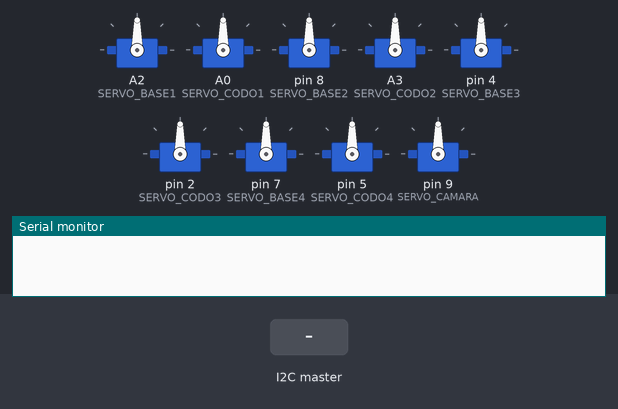
A sketch run on a simulated Arduino Uno, built with avr-gcc and run on an emulated ATmega328P. On the bench: 9 × servo, the last lines printed to the serial monitor. The inputs (shaded band) are chosen by the test bench.

Above: at 1.4 s.
1.5 s: the I2C master sends "w"
At 2.0 s:
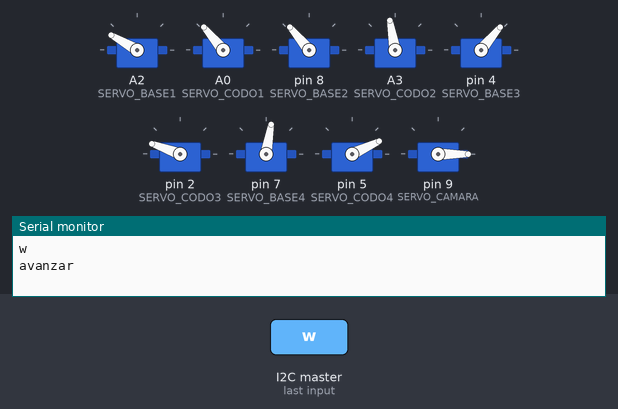
3.0 s: the I2C master sends "s"
At 4.2 s:
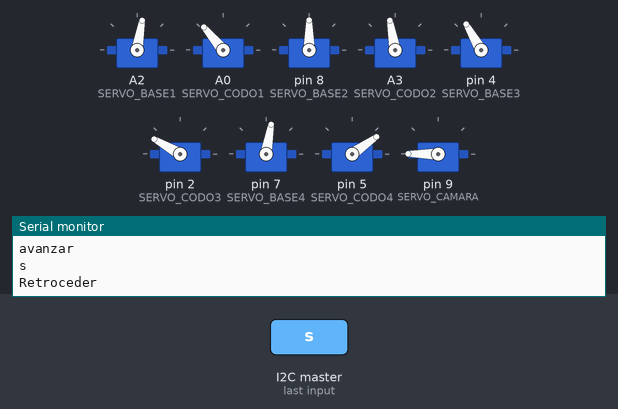
4.5 s: the I2C master sends "a"
At 5.4 s:
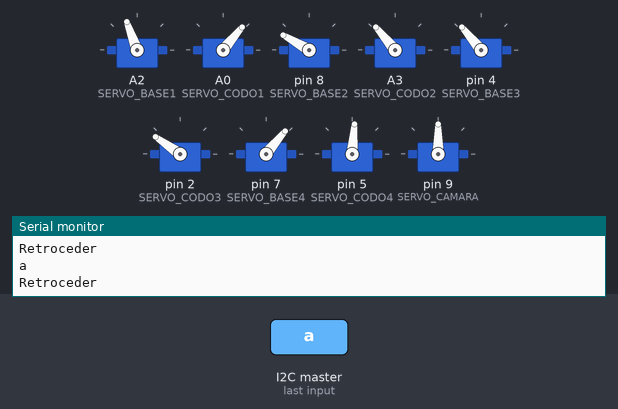
6.0 s: the I2C master sends "d"
At 6.6 s:
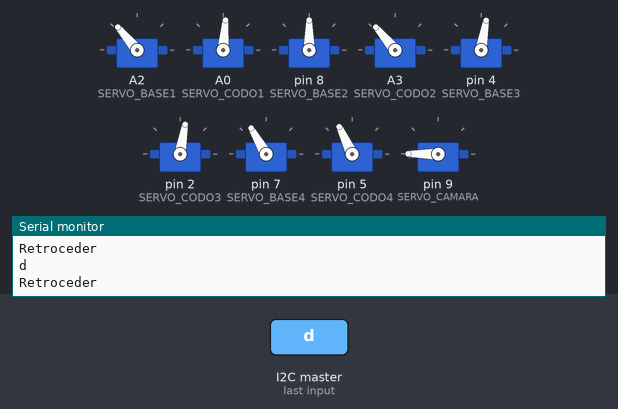
7.5 s: the I2C master sends "g"
At 8.7 s:
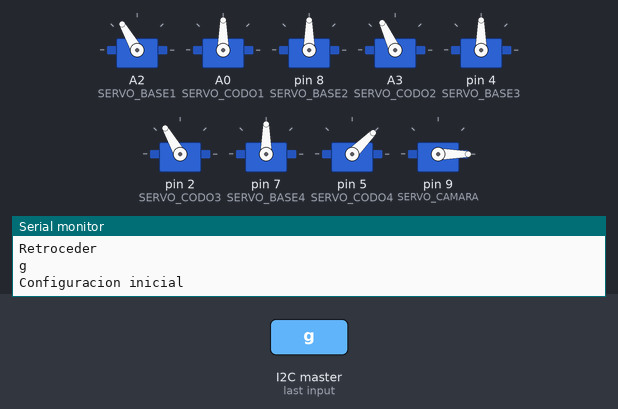
9.0 s: the I2C master sends "d"
At 10.1 s:
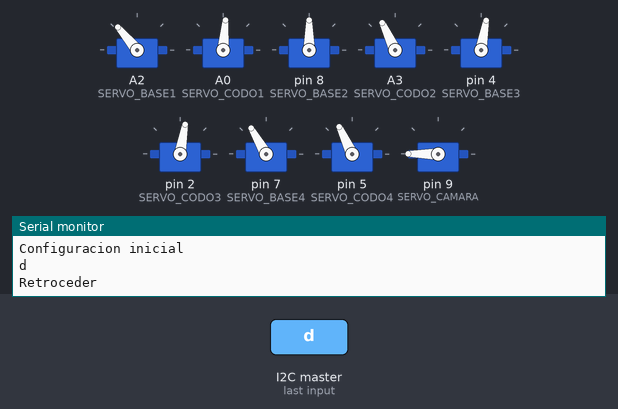
Timing chart, 0 to 11.5 s (numbered marks = the images above; inputs shaded):
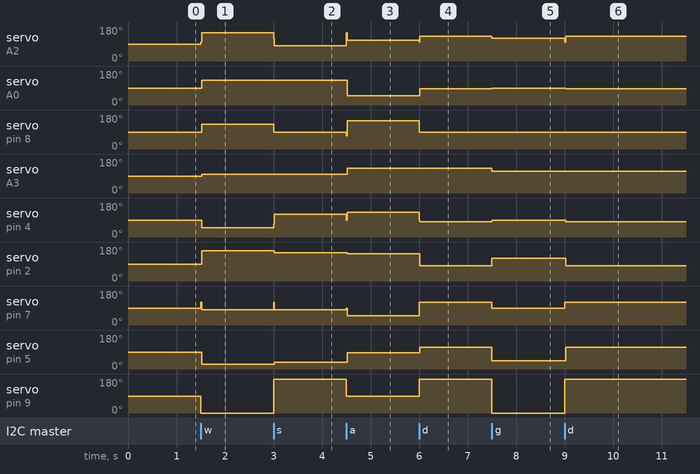

The sketch:

Arduino_Nano_Esclavo.ino
```cpp
#include <Wire.h> //libreria de conexion serial
#include <Servo.h> //libreria de control servomotores
 // Seteo de servomotores
Servo   servo1base;
Servo   servo1codo;

//Servo   servo2mano;
Servo   servo2base;
Servo   servo2codo;

//Servo   servo3mano;
Servo   servo3base;
Servo   servo3codo;

//Servo   servo4mano;
Servo   servo4base;
Servo   servo4codo;
Servo servocamara;

//pata 1
 // enlazado de control de servomotor con pin fisico
#define SERVO_CODO1             A0 //
#define SERVO_BASE1             A2 //
////pines pata 2
#define SERVO_CODO2             A3 //
#define SERVO_BASE2             8 //


////pines pata 3
#define SERVO_CODO3             2 //
#define SERVO_BASE3             4 //
//pata 4
#define SERVO_CODO4             5  //
#define SERVO_BASE4             7  //
//
#define SERVO_CAMARA            9
int tiempo = 200;
void setup()
 {

  Wire.begin(2); // Define direccion i2c del bus #2
  Wire.onReceive(receiveEvent); // registra evento
  Serial.begin(9600); // Inicia el puerto serie
   // iniciado de servomotores
   servo1base.attach(SERVO_BASE1);
   servo1codo.attach(SERVO_CODO1);


   servo2base.attach(SERVO_BASE2);
   servo2codo.attach(SERVO_CODO2);
//


servo3base.attach(SERVO_BASE3);
servo3codo.attach(SERVO_CODO3);
//

   servo4base.attach(SERVO_BASE4);
   servo4codo.attach(SERVO_CODO4);
//

servocamara.attach(SERVO_CAMARA);
   delay(200);


 }
void loop()
{
 // funcion de avance del sistema
//mover_adelante();
//mover_adelante_izquierda();
//mover_adelante_derecha();
//retroceder();
delay(100);
}
void receiveEvent(int howMany)
{
while(1 < Wire.available()) // recorre todos mientas se prodcue la detecion de dato en el bus
{
char c = Wire.read(); // recibe como un caracter
Serial.print(c); // imprime el caracter
}
char x = Wire.read(); // recibe un byte como un entero
Serial.println(x); // imprime el entero

if (x=='w') { // Si el byte es w se llama la funcion respectiva

mover_adelante();
Serial.println("avanzar");
delay(200);
  }


if (x=='s') {
retroceder();
Serial.println("Retroceder");

}
if (x=='a') {
mover_adelante_izquierda();
Serial.println("Retroceder");

}
if (x=='d') {
mover_adelante_derecha();
Serial.println("Retroceder");

}
if (x=='g') {

  configuracion_inicial_servos();
  Serial.println("Configuracion inicial");

  }
  if (x=='h') {
Serial.println("Detenerse");

}

}

 void subir_bajar()
{
  //funcion de subida y bajada, solo es de testeo del sistema
  configuracion_inicial_servos();
  delay(600);
  bajar();
  delay(600);
}
void configuracion_inicial_servos()
{
  //seteo de los motores en su posicion inicial fisica
    servocamara.write(0);

    servo1codo.write(90);

    servo1base.write(120);
//
    servo2codo.write(115);

    servo2base.write(90);
//
    servo3codo.write(120);

    servo3base.write(90);
//
    servo4codo.write(45);

    servo4base.write(90);
}
 void mover_cuadrado()
{
  //funcion de testeo
    servo1codo.write(90);

    servo1base.write(80); // -40 grados a 120
//
    servo2codo.write(115);

    servo2base.write(40); // -50 grados a 90
//
    servo3codo.write(120);

    servo3base.write(40); // -40 grados a 90
//
    servo4codo.write(45);

    servo4base.write(50); // -40 grados a 90
}
 void bajar()
{ //funcion de prueba del sistema
    servo1codo.write(130);

    servo1base.write(120);
//
    servo2codo.write(75);

    servo2base.write(90);
//
    servo3codo.write(160);

    servo3base.write(90);
//
    servo4codo.write(5);

    servo4base.write(90);
}


/////////////////////// Funciones de avance, los parentesis indican la pata fisica y el antecesor a ellos la pata virtual

void moverbases()
{ //coordinacion inicial de las bases para su movimiento
    servo1base.write(100); // -20 grados a 120
    servo2base.write(90); // posicion inicial
    servo3base.write(90); // posicion inicial
    servo4base.write(120); // +30 grados a 90
    delay(tiempo);
}
///////////////////////
void mover2_dos()
{ //movimiento pata 2(2)
    servo2codo.write(55); // -20 grados a 75
    servo2base.write(130); // +40 grados a 90
    delay(200);
    servo2codo.write(100); // +45 grados a 55


    delay(tiempo);
}
void mover1_dos()
{ //movimiento pata 1(1)
    servo1codo.write(160); // +70 grados a 90
    servo1base.write(150); // +30 grados a 120
    delay(200);
    servo1codo.write(130); // -30 grados a 120


    delay(tiempo);
}
void mover3_dos()
{ //movimiento pata 3(3)
    servo3codo.write(190); // +70 grados a 120
    servo3base.write(50); // -40 grados a 90
    delay(200);
    servo3codo.write(160); // -30 grados a 190


    delay(tiempo);
}
void mover4_dos()
{ //movimiento pata 4(4)
    servo4codo.write(0); // -45 grados a 45
    servo4base.write(80); // -10 grados a 90
    delay(200);
    servo4codo.write(25); // +25 grados a 0


    delay(tiempo);
}
void mover_adelante()
{
  //llama a todas las funciones para ejecutar el movimiento
servocamara.write(0);
moverbases();
mover2_dos();
mover1_dos();


mover3_dos();
mover4_dos();
//moverbases();

}
///////// Funciones de movimiento a la izquierda, los parentesis indican la pata fisica y el antecesor a ellos la pata virtual
void moverbases_izquierda()
{ //coordinacion inicial de las bases para su movimiento
    servo1base.write(150); // +30 grados a 120
    servo2base.write(70); // -20 grados a 90
    servo3base.write(90); // posicion inicial
    servo4base.write(90); // posicion inicial
    delay(tiempo);
}
void mover1_dos_izquierda()
{ //movimiento pata 1(2)
    servo2codo.write(145); // +70 grados a 75
    servo2base.write(150); // +30 grados a 120
    delay(200);
    servo2codo.write(130); // -30 grados a 120


    delay(tiempo);
}
void mover2_dos_izquierda()
{ //movimiento pata 2(3)
    servo3codo.write(100); // -20 grados a 120
    servo3base.write(130); // +40 grados a 90
    delay(200);
    servo3codo.write(145); // +45 grados a 100


    delay(tiempo);
}
void mover3_dos_izquierda()
{ //movimiento pata 3(4)
    servo4codo.write(115); // +70 grados a 45
    servo4base.write(50); // -40 grados a 90
    delay(200);
    servo4codo.write(85); // -30 grados a 115

    delay(tiempo);
}

void mover4_dos_izquierda()
{ //movimiento pata 4(1)
    servo1codo.write(20); // -70 grados a 90
    servo1base.write(110); // -10 grados a 120
    delay(200);
    servo1codo.write(50); // +30 grados a 20


    delay(tiempo);
}

void mover_adelante_izquierda()
{
  //llama a todas las funciones para ejecutar el movimiento
servocamara.write(90);
moverbases_izquierda();
mover2_dos_izquierda();
mover1_dos_izquierda();

mover3_dos_izquierda();
mover4_dos_izquierda();
//moverbase_izquierda();

}
///////////////// Funciones de movimiento a la derecha, los parentesis indican la pata fisica y el antecesor a ellos la pata virtual
void moverbases_derecha()
{ //coordinacion inicial de las bases para su movimiento
    servo1base.write(100); // posicion inicial
    servo2base.write(90); // posicion inicial
    servo3base.write(90); // +30 grados a 90
    servo4base.write(120); // +30 -20 grados a 120
    delay(tiempo);
}
void mover2_dos_derecha()
{ //movimiento pata 2(1)
    servo1codo.write(70); // -20 grados a 90
    servo1base.write(130); // +40 grados a 120
    delay(200);
    servo1codo.write(115); // +45 grados a 70


    delay(tiempo);
}
void mover1_dos_derecha()
{ //movimiento pata 1(4)
    servo4codo.write(115); // +70 grados a 45
    servo4base.write(120); // +30 grados a 90
    delay(200);
    servo1codo.write(85); // -30 grados a 115


    delay(tiempo);
}

void mover3_dos_derecha()
{ //movimiento pata 3(2)
    servo3codo.write(170); // +70 grados a 90
    servo3base.write(80); // -40 grados a 120
    delay(200);
    servo3codo.write(140); // -30 grados a 170


    delay(tiempo);
}

void mover4_dos_derecha()
{ //movimiento pata 4(3)
    servo3codo.write(50); // -70 grados a 120
    servo3base.write(80); // -10 grados a 90
    delay(200);
    servo3codo.write(80); // +30 grados a 50


    delay(tiempo);
}

void mover_adelante_derecha()
{
  //llama a todas las funciones para ejecutar el movimiento
servocamara.write(270);
moverbases_derecha();
mover2_dos_derecha();
mover1_dos_derecha();

mover3_dos_derecha();
mover4_dos_derecha();
//moverbases_derecha();

}
/////////////////////////// Funciones de movimiento hacia atras, los parentesis indican la pata fisica y el antecesor a ellos la pata virtual
void moverbases_atras()
{ //coordinacion inicial de las bases para su movimiento
    servo1base.write(120); // posicion inicial
    servo2base.write(90); // +30 grados a 90
    servo3base.write(70); // -20 grados a 90
    servo4base.write(120); // posicion inicial
    delay(tiempo);
}

void mover2_dos_atras()
{ //movimiento pata 2(4)
    servo4codo.write(25); // -20 grados a 45
    servo4base.write(130); // +40 grados a 90
    delay(200);
    servo4codo.write(70); // +45 grados a 25


    delay(tiempo);
}

void mover1_dos_atras()
{ //movimiento pata 1(3)
    servo3codo.write(180); // +60 grados a 120
    servo3base.write(120); // +30 grados a 90
    delay(200);
    servo3codo.write(150); // -30 grados a 180


    delay(tiempo);
}
void mover3_dos_atras()
{ //movimiento pata 3(1)
    servo1codo.write(160); // +70 grados a 90
    servo1base.write(80); // -40 grados a 120
    delay(200);
    servo1codo.write(130); // -30 grados a 160


    delay(tiempo);
}

void mover4_dos_atras()
{ //movimiento pata 4(2)
    servo4codo.write(5); // -70 grados a 75
    servo4base.write(80); // -10 grados a 90
    delay(200);
    servo4codo.write(35); // +30 grados a 5


    delay(tiempo);
}

void retroceder()
{
  //llama a todas las funciones para ejecutar el movimiento
servocamara.write(180);
moverbases_atras();
mover2_dos_atras();
mover1_dos_atras();

mover3_dos_atras();
mover4_dos_atras();
//moverbases_atras();

}
```

Measured:
- after the input at 1.5 s, servo on A2 (SERVO_BASE1): 90° → 150° at once; servo on A0 (SERVO_CODO1), servo on pin 8 (SERVO_BASE2): 90° → 130° at once; servo on A3 (SERVO_CODO2): 90° → 100° at once; servo on pin 4 (SERVO_BASE3): 90° → 50° at once; servo on pin 2 (SERVO_CODO3): 90° → 160° at once
- after the input at 3.0 s, servo on A2 (SERVO_BASE1): 150° → 80° at once; servo on pin 8 (SERVO_BASE2): 130° → 90° at once; servo on pin 4 (SERVO_BASE3): 50° → 120° at once; servo on pin 2 (SERVO_CODO3): 160° → 150° at once; servo on pin 7 (SERVO_BASE4): 80° → 120° at once, → 80° 0.02 s later
- after the input at 4.5 s, servo on A2 (SERVO_BASE1): 80° → 110° at once; servo on A0 (SERVO_CODO1): 130° → 50° at once; servo on pin 8 (SERVO_BASE2): 90° → 150° at once; servo on A3 (SERVO_CODO2): 100° → 130° at once; servo on pin 4 (SERVO_BASE3): 120° → 130° at once
- after the input at 6.0 s, servo on A2 (SERVO_BASE1): 110° → 130° at once; servo on A0 (SERVO_CODO1): 50° → 85° at once; servo on pin 8 (SERVO_BASE2): 150° → 90° at once; servo on pin 4 (SERVO_BASE3): 130° → 80° at once; servo on pin 2 (SERVO_CODO3): 145° → 80° at once
- after the input at 7.5 s, servo on A2 (SERVO_BASE1): 130° → 120° at once; servo on A0 (SERVO_CODO1): 85° → 90° at once; servo on A3 (SERVO_CODO2): 130° → 115° at once; servo on pin 4 (SERVO_BASE3): 80° → 90° at once; servo on pin 2 (SERVO_CODO3): 80° → 120° at once
- after the input at 9.0 s, servo on A2 (SERVO_BASE1): 120° → 130° at once; servo on A0 (SERVO_CODO1): 90° → 85° at once; servo on pin 4 (SERVO_BASE3): 90° → 80° at once; servo on pin 2 (SERVO_CODO3): 120° → 80° at once; servo on pin 7 (SERVO_BASE4): 90° → 120° at once
